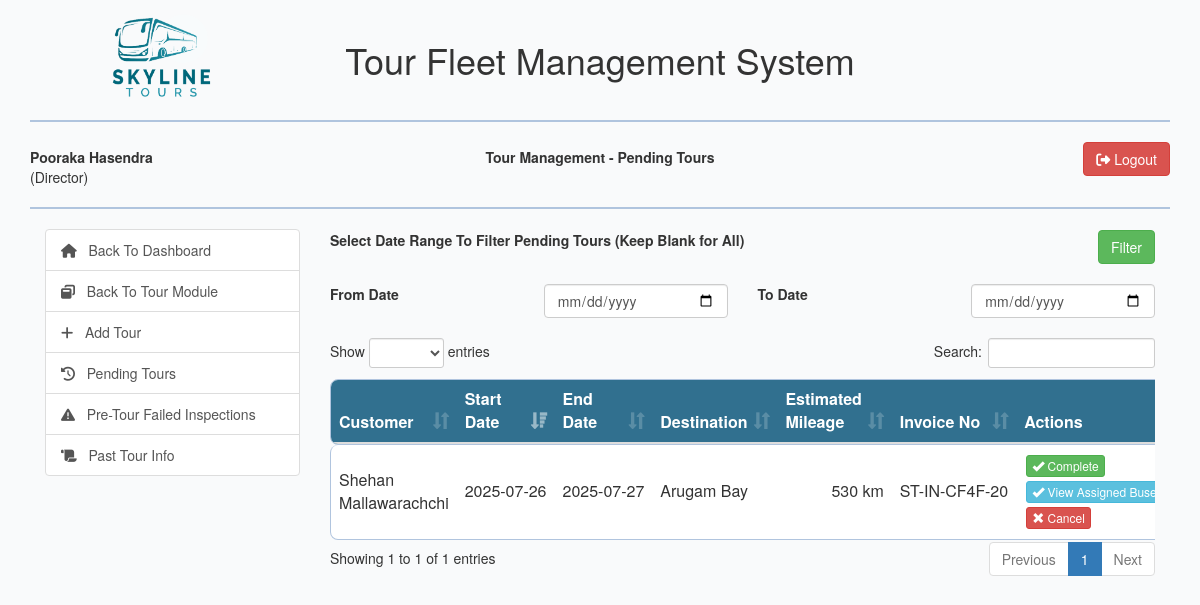
The app's page /view/pending-tours.php (signed in), older data.
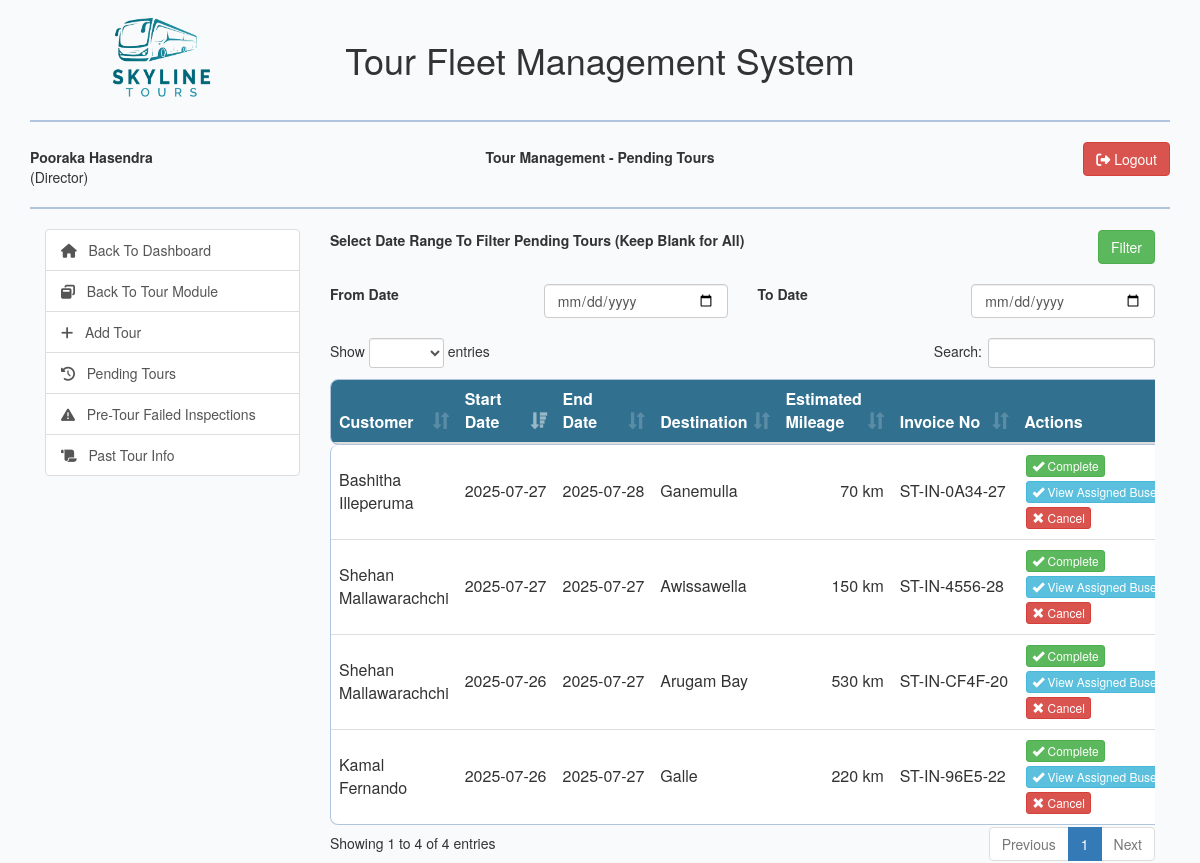
The same page, newer data.
### tables this page shows
CREATE TABLE `tour` (
  `tour_id` int(10) NOT NULL,
  `invoice_id` int(10) NOT NULL,
  `start_date` date NOT NULL,
  `end_date` date NOT NULL,
  `destination` varchar(255) NOT NULL,
  `tour_status` int(10) NOT NULL DEFAULT 1 COMMENT '-1=Cancelled, 1=Assigned, , 3=Completed'
);

CREATE TABLE `customer` (
  `customer_id` int(10) NOT NULL,
  `customer_nic` varchar(12) NOT NULL,
  `customer_fname` varchar(50) NOT NULL,
  `customer_lname` varchar(50) NOT NULL,
  `customer_email` varchar(255) NOT NULL,
  `customer_status` int(10) NOT NULL DEFAULT 1
);

CREATE TABLE `customer_invoice` (
  `invoice_id` int(10) NOT NULL,
  `invoice_number` varchar(100) NOT NULL,
  `quotation_id` int(10) NOT NULL,
  `invoice_date` date NOT NULL,
  `invoice_amount` decimal(10,2) NOT NULL,
  `customer_id` int(11) NOT NULL,
  `invoice_status` int(11) NOT NULL DEFAULT 1 COMMENT '-1=Invoice Cancelled,\r\n1=Advance Payment Made & waiting for tour assignment,\r\n2=Tour assigned,\r\n3=Tour completed and payment pending,\r\n4=Paid',
  `invoice_description` text DEFAULT NULL,
  `tour_start_date` date NOT NULL COMMENT 'The tour start date as billed/quoted to the customer.',
  `tour_end_date` date NOT NULL COMMENT 'The tour end date as billed/quoted to the customer.',
  `pickup_location` varchar(255) NOT NULL,
  `destination` varchar(255) NOT NULL,
  `dropoff_location` varchar(255) NOT NULL,
  `round_trip_mileage` int(4) NOT NULL,
  `advance_payment` decimal(10,2) DEFAULT NULL,
  `paid_amount` decimal(10,2) DEFAULT NULL,
  `actual_fare` decimal(10,2) DEFAULT NULL,
  `actual_mileage` int(4) DEFAULT NULL
);

### model/tour_model.php (called while the page is built, shortened)
<?php
class Tour{
    public function getOngoingToursFiltered($dateFrom,$dateTo){
        $con = $GLOBALS["con"];
        $sql = "SELECT t.*, i.invoice_number, i.round_trip_mileage, c.customer_fname, c.customer_lname, c.customer_email
            FROM tour t
            JOIN customer_invoice i ON t.invoice_id = i.invoice_id
            JOIN customer c ON i.customer_id = c.customer_id
            WHERE t.tour_status =1 ";
        $result = $con->query($sql) or die($con->error);
        return $result;
    }
}

### view/pending-tours.php (the view, shortened to what the changed rows need)
<?php
include_once '../model/tour_model.php';
$dateFrom = "";
$dateTo = "";
$tourObj = new Tour();
$tourResult = $tourObj->getOngoingToursFiltered($dateFrom,$dateTo);
?>
<html lang="en">
<head>
    <link rel="stylesheet" type="text/css" href="../css/dataTables.bootstrap.min.css"/>
    <?php include_once "../includes/bootstrap_css_includes.php"?>
</head>
<body>
    <div class="container">
        <?php include_once "../includes/header_row_includes.php";?>
        <div class="col-md-9">
            <div class="row">
                <div class="col-md-12">
                    <table class="table" id="tourtable" style="width:100%">
                        <thead>
                            <tr>
                                <th>Customer</th>
                                <th>Start Date</th>
                                <th>End Date</th>
                                <th>Destination</th>
                                <th>Estimated Mileage</th>
                                <th>Invoice No</th>
                                <th>Actions</th>
                            </tr>
                        </thead>
                        <tbody id="tourtableBody">
                            <?php while($tourRow = $tourResult->fetch_assoc()){ ?>
                            <tr>
                                <td><?php echo $tourRow['customer_fname']." ".$tourRow['customer_lname'];?></td>
                                <td style="white-space: nowrap"><?php echo $tourRow['start_date'];?></td>
                                <td style="white-space: nowrap"><?php echo $tourRow['end_date'];?></td>
                                <td><?php echo $tourRow['destination'];?></td>
                                <td style="white-space: nowrap;text-align:right"><?php echo number_format($tourRow['round_trip_mileage'])." km";?></td>
                                <td style="white-space: nowrap"><?php echo $tourRow['invoice_number'];?></td>
                                <td>
                                    <a href="#" data-toggle="modal" onclick="loadTour(<?php echo $tourRow['tour_id'];?>)" data-target="#completeTourModal"
                                       class="btn btn-xs btn-success" style="margin:2px;display:<?php echo checkPermissions(84); ?>">
                                        <span class="glyphicon glyphicon-ok"></span>
                                        Complete
                                    </a>
                                    <a href="#" data-toggle="modal" onclick="loadTourBusList(<?php echo $tourRow['tour_id'];?>)" data-target="#bus_list"
                                       class="btn btn-xs btn-info" style="margin:2px;display:<?php echo checkPermissions(85); ?>">
                                        <span class="glyphicon glyphicon-ok"></span>
                                        View Assigned Buses
                                    </a>
                                    <a href="../controller/tour_controller.php?status=cancel_tour&tour_id=<?php echo base64_encode($tourRow['tour_id']);?>"
                                       class="btn btn-xs btn-danger cancel-tour-btn" style="margin:2px;display:<?php echo checkPermissions(86); ?>">
                                        <span class="glyphicon glyphicon-remove"></span>
                                        Cancel
                                    </a>
                                </td>
                            </tr>
                            <?php } ?>
                        </tbody>
                    </table>
                </div>
            </div>
        </div>
    </div>
</body>
</html>

Row changes from the older to the newer data that the page shows:
added tour: customer.customer_fname "Kamal", customer.customer_lname "Fernando", start_date "2025-07-26", end_date "2025-07-27", destination "Galle", invoice.round_trip_mileage "220", invoice.invoice_number "ST-IN-96E5-22"
added tour: customer.customer_fname "Bashitha", customer.customer_lname "Illeperuma", start_date "2025-07-27", end_date "2025-07-28", destination "Ganemulla", invoice.round_trip_mileage "70", invoice.invoice_number "ST-IN-0A34-27"
added tour: customer.customer_fname "Shehan", customer.customer_lname "Mallawarachchi", start_date "2025-07-27", end_date "2025-07-27", destination "Awissawella", invoice.round_trip_mileage "150", invoice.invoice_number "ST-IN-4556-28"
Text that changed along with them:
text written by a page script: "Show entries Search: Showing 1 to 1 of 1 entries Previous 1 Next" → "Show entries Search: Showing 1 to 4 of 4 entries Previous 1 Next"
